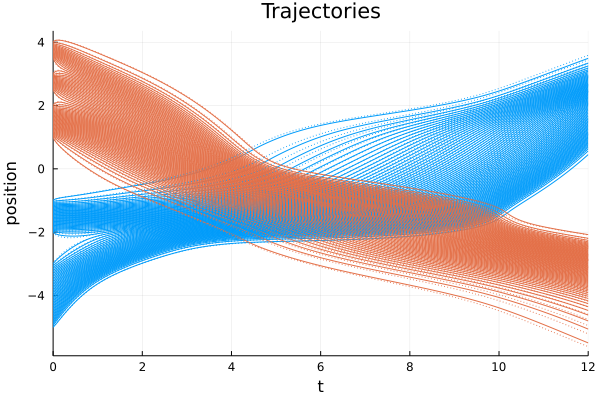

The Julia source for this figure:
using SpecialFunctions, RecursiveArrayTools, DifferentialEquations, Plots
using ConservationLawsParticles

# model
V1(t, x) = 1 + sin(x)/2
V2(t, x) = -1 - cos(x)/2
Wₐ′(t,x) = sign(x) / (abs(x) + 1) + x^3/20
Wᵣ(t, x) = 1 / (abs(x) + 1)
mob1(ρ, σ) = max(1 - ρ - σ/2, 0)
mob2(ρ, σ) = max(1 - ρ/2 - σ, 0)
attr = SampledInteraction(Wₐ′)
rep = IntegratedInteraction(Wᵣ)

model = ParabolicModel(
    (V1, V2),
    ((attr, rep), (rep, attr)),
    (mob1, mob2),
    (SimpleDiffusion(1/16), SimpleDiffusion(1/8)))

mmodel = ParabolicModel(
    (V1, V2),
    ((attr, rep), (rep, attr)),
    (mob1, mob2),
    (MinDiffusion(1/16), MinDiffusion(1/8)))

# initial condition
n = 80
x0 = ArrayPartition(
    vcat(range(-5, -3, length=n÷2), range(-2, -1, length=n÷2)),
    vcat(range(1, 2, length=n÷2), range(2.5, 3, length=n÷4), range(3.5, 4, length=n÷4)))

# time span
tspan = (0., 12.0)

# ODE system for the particles
prob = ODEProblem(abstract_velocities_gen!, x0, tspan, model)
mprob = ODEProblem(abstract_velocities_gen!, x0, tspan, mmodel)

# solve it
abstol = reltol = 1e-7
@time sol = solve(prob, BS5(); abstol=abstol, reltol=reltol);
@time msol = solve(mprob, BS5(); abstol=abstol, reltol=reltol);

# plot the particle trajectories
plot(legend=false, title="Trajectories", xlabel="time", ylabel="position")
plot!(sol, vars=1:1:n; color=1)
plot!(sol, vars=n+1:1:2n; color=2)
plot!(msol, vars=1:1:n; color=1, ls=:dot)
plot!(msol, vars=n+1:1:2n; color=2, ls=:dot)
savefig("multi-spec-2.png")

# plot an animation of the density
anim = @animate for t in range(tspan...; length=100)
    plot(title="Density", xlabel="position", ylabel="density",
        xlims=(-6,5), ylims=(0,1), legend=false)
    densityplot!(sol(t).x[1]; color=1)
    densityplot!(sol(t).x[2]; color=2)
    densityplot!(msol(t).x[1]; color=1, ls=:dot)
    densityplot!(msol(t).x[2]; color=2, ls=:dot)
end
gif(anim, "multi-spec-2.gif")
